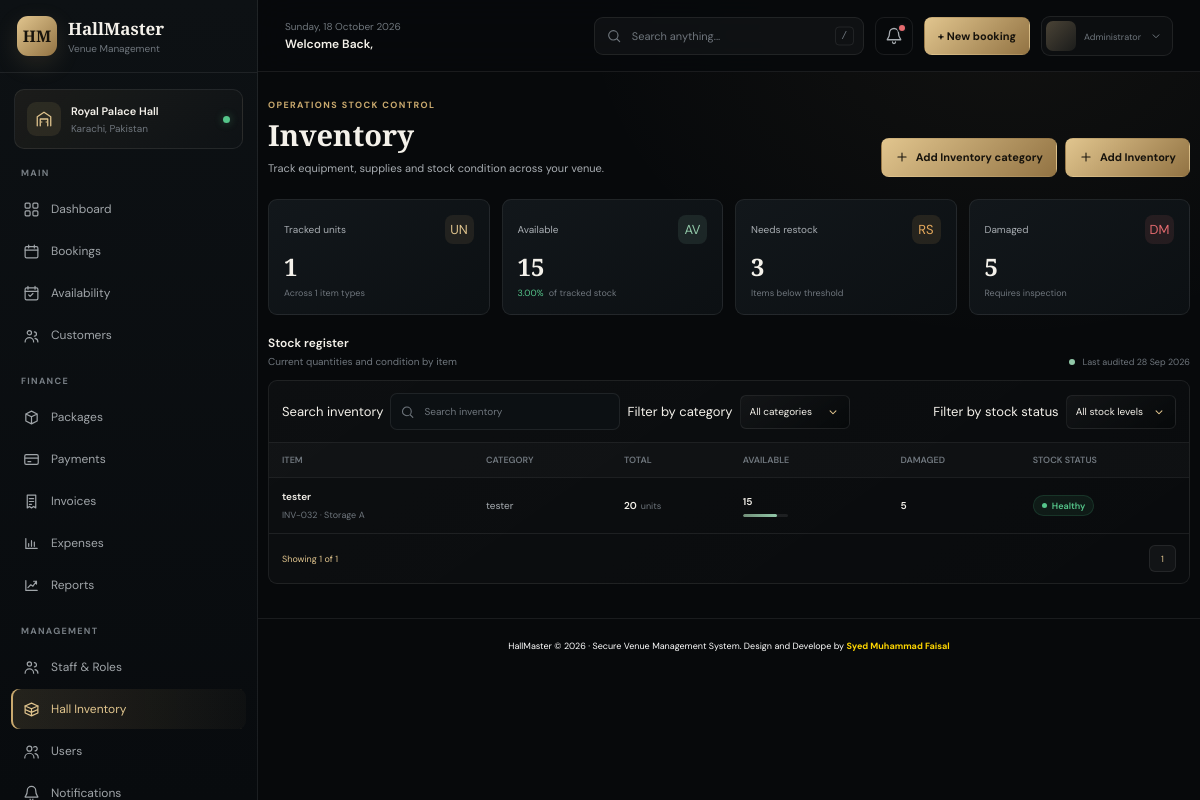
The app's page /inventory/ (signed in), older data.
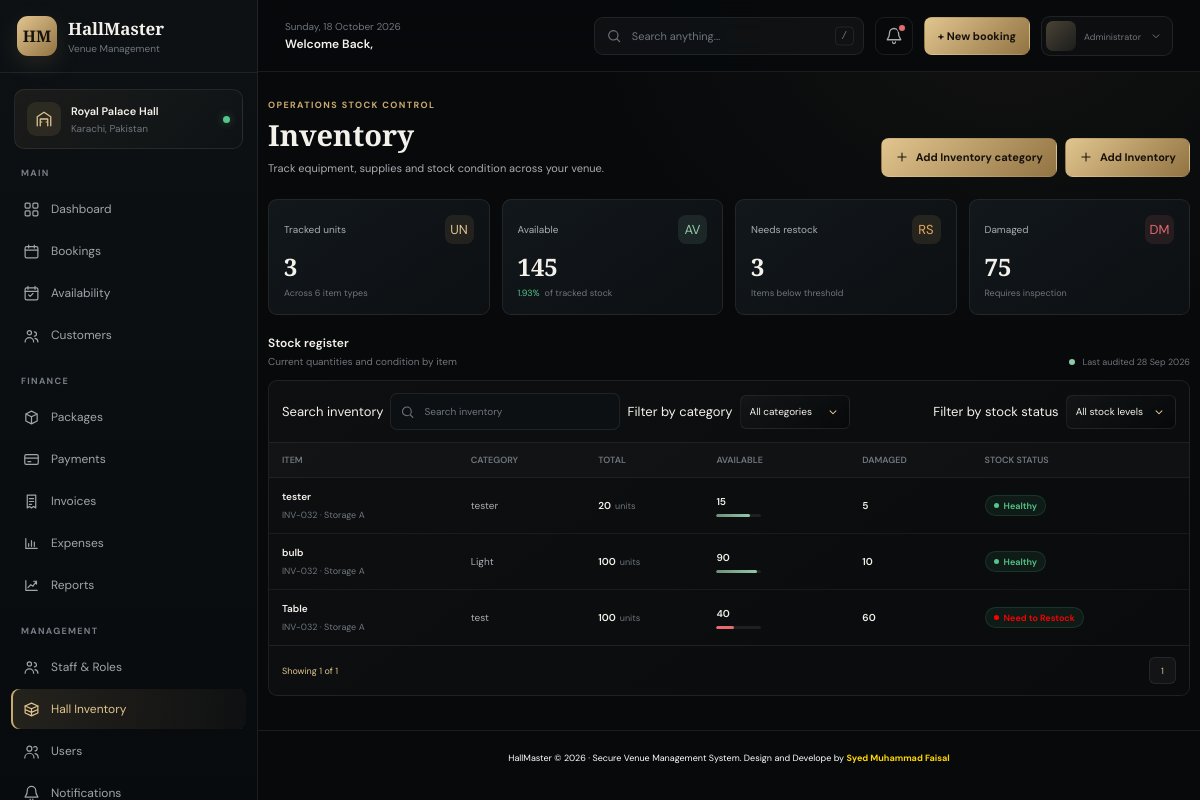
The same page, newer data.
### hall_management/models.py (models this page shows, shortened)
class Inventory(models.Model):
    inventory_name      = models.CharField(max_length=20)
    category            = models.ForeignKey(InventoryCategory , on_delete= models.CASCADE)
    inventory_quantity  = models.IntegerField()
    available_quantity  = models.IntegerField()
    damage_quantity     = models.IntegerField()

class InventoryCategory(models.Model):
    category_name       = models.CharField(max_length=20)
    def __str__(self):
         return self.category_name

### hall_management/views.py (the view)
# urls.py: path('inventory/' , Inventory_view , name ="inventory"),
@login_required(login_url='login')
def Inventory_view(request):
    total_inventory = Inventory.objects.all()
    total_inventory_num = Inventory.objects.all().count()
    available_inventory = Inventory.objects.aggregate(Sum('available_quantity'))['available_quantity__sum'] or 0
    total_category = InventoryCategory.objects.all().count()
    damage_inventory = Inventory.objects.aggregate(Sum('damage_quantity'))['damage_quantity__sum'] or 0
    available_percentage = available_inventory / damage_inventory
    search = request.GET.get('search' , "")
    if search:
        inventory_obj = Inventory.objects.filter(
            Q(inventory_name__icontains = search)|
            Q(category__category_name__icontains = search)
        )
        paginator = Paginator(inventory_obj , 10)
        page_number = request.GET.get('page')
        page_obj = paginator.get_page(page_number)
        context={
            'total_inventory':total_inventory,
            'total_inventory_num':total_inventory_num,
            'available_inventory':available_inventory,
            'damage_inventory':damage_inventory,
            'total_category':total_category,
            'available_percentage':available_percentage,
            'search':search,
            'page_obj':page_obj
        }
        return render(request , 'inventory.html', context)
    else:
        total_inventory = Inventory.objects.all()
        total_inventory_num = Inventory.objects.all().count()
        available_inventory = Inventory.objects.aggregate(Sum('available_quantity'))['available_quantity__sum'] or 0
        total_category = Inventory.objects.aggregate(Sum('category'))['category__sum'] or 0
        damage_inventory = Inventory.objects.aggregate(Sum('damage_quantity'))['damage_quantity__sum'] or 0
        available_percentage = available_inventory / damage_inventory
        paginator = Paginator(total_inventory , 10)
        page_number = request.GET.get('page')
        page_obj = paginator.get_page(page_number)
    context={
                'total_inventory':total_inventory,
                'total_inventory_num':total_inventory_num,
                'available_inventory':available_inventory,
                'damage_inventory':damage_inventory,
                'total_category':total_category,
                'available_percentage':available_percentage,
                'page_obj':page_obj
            }
    return render(request , 'inventory.html' , context)

### hall_management/templates/inventory.html (shortened to what the changed rows need)
{% extends "base.html" %}
{% load static %}
{% block page_key %}inventory{% endblock %}
{% block page_content %}
<div class="operations-page inventory-page">
	<header class="page-heading inventory-page-heading">
		<div>
			<h1>Inventory</h1>
		</div>
	</header>
	<section class="stats-grid inventory-stats" aria-label="Inventory summary">
		<article class="stat-card">
			<div class="stat-top">
				<span class="stat-label">Tracked units</span>
				<span class="stat-icon" aria-hidden="true">UN</span>
			</div>
			<strong class="stat-value">{{ total_inventory_num }}</strong>
			<div class="stat-foot">Across {{ total_category }} item types</div>
		</article>
		<article class="stat-card">
			<div class="stat-top">
				<span class="stat-label">Available</span>
				<span class="stat-icon inventory-stat-green" aria-hidden="true">AV</span>
			</div>
			<strong class="stat-value">{{ available_inventory }}</strong>
			<div class="stat-foot" style="color:var(--green);">{{ available_percentage|floatformat:2 }}% <span style="color:var(--quiet)">of tracked stock</span></div>
		</article>
		<article class="stat-card">
			<div class="stat-top">
				<span class="stat-label">Damaged</span>
				<span class="stat-icon inventory-stat-red" aria-hidden="true">DM</span>
			</div>
			<strong class="stat-value">{{ damage_inventory }}</strong>
			<div class="stat-foot">Requires inspection</div>
		</article>
	</section>
	<section class="section" id="inventory-list">
		<div class="section-head inventory-section-head">
			<div>
				<h2>Stock register</h2>
			</div>
		</div>
		<div class="panel inventory-panel">
			<div class="table-scroll inventory-table-scroll">
				<table class="data-table inventory-table">
					<thead>
						<tr>
							<th>ITEM</th>
							<th>CATEGORY</th>
							<th>TOTAL</th>
							<th>AVAILABLE</th>
							<th>DAMAGED</th>
							<th>STOCK STATUS</th>
						</tr>
					</thead>
					<tbody id="inventory-rows">
						{% for inventory in page_obj %}
						<tr data-category="seating" data-stock="healthy">
							<td data-label="Item">
								<span class="inventory-item-copy">
									<span class="cell-primary">{{ inventory.inventory_name }}</span>
									<span class="cell-sub">INV-032 · Storage A</span>
								</span>
							</td>
							<td data-label="Category">{{ inventory.category }}</td>
							<td data-label="Total"><strong class="inventory-table-number">{{ inventory.inventory_quantity }}</strong><span class="inventory-unit">units</span></td>
							<td data-label="Available">
								<div class="inventory-available-cell{% if inventory.damage_quantity > inventory.available_quantity %} inventory-available-cell-danger{% endif %}">
									<strong>{{ inventory.available_quantity }}</strong>
									<span class="inventory-mini-track"><i style="width: {% widthratio inventory.available_quantity inventory.inventory_quantity 100 %}%;"></i></span>
								</div>
							</td>
							<td data-label="Damaged"><strong class="inventory-table-number">{{ inventory.damage_quantity }}</strong></td>
							{% if inventory.available_quantity > inventory.damage_quantity %}
							 <td data-label="Condition"><span class="status available">Healthy</span></td>
							{% else %}
							 <td data-label="Condition"><span class="status available" style="color:red;">Need to Restock</span></td>
							{% endif %}
						</tr>
						{% endfor %}
					</tbody>
				</table>
			</div>
		</div>
	</section>
</div>
{% endblock %}
{% block page_scripts %}
<link rel="stylesheet" href="{% static 'css/inventory.css' %}">
{% endblock %}

Row changes from the older to the newer data that the page shows:
added Inventory: inventory_name "bulb", category "Light", inventory_quantity "100", available_quantity "90", damage_quantity "10", shows "Healthy"
added Inventory: inventory_name "Table", category "test", inventory_quantity "100", available_quantity "40", damage_quantity "60", shows "Need to Restock"
Text that changed along with them:
{{ total_inventory_num }}: "1" → "3"
{{ total_category }}: "1" → "6"
{{ available_inventory }}: "15" → "145"
{{ available_percentage|floatformat:2 }}: "3.00" → "1.93"
{{ damage_inventory }}: "5" → "75"
